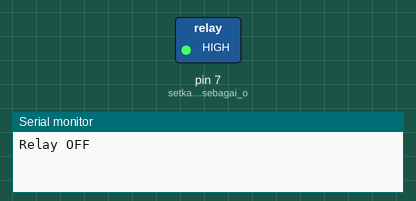
A sketch run on a simulated Arduino Uno, built with avr-gcc and run on an emulated ATmega328P. Parts: switched loads named in the sketch (green lamp = pin HIGH), the last lines printed to the serial monitor.

Above: at 1.5 s.
At 4.5 s:
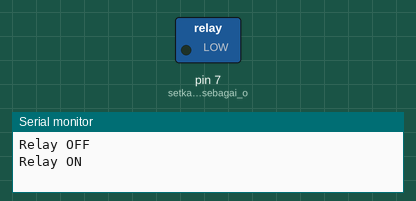
Timing chart, 0 to 7.8 s (numbered marks = the images above):
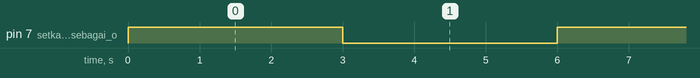

The sketch:

main.ino
```cpp
void setup() {
  // put your setup code here, to run once:

Serial.begin(9600);
pinMode(7,OUTPUT);   // setkan RelayPin sebagai output
}

void loop() {
  // put your main code here, to run repeatedly:

digitalWrite(7,HIGH);
Serial.println("Relay OFF");    //Relay OFF, DC motor tidak berpusing
delay(3000);             // Motor berhenti berpusing untuk 3 saat
digitalWrite(7,LOW);
Serial.println("Relay ON");    // Relay ON, DC motor berpusing (relay in active low)
delay(3000);

}
```

Measured:
- by itself, pin 7 (setkan_RelayPin_sebagai_o): alternates HIGH for 3.0 s and LOW for 3.0 s
